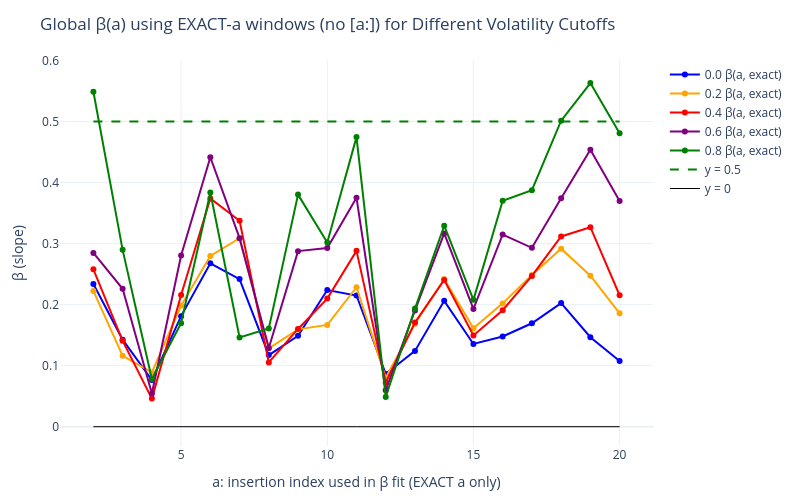

Notebook source saved alongside this figure:
### Code cell
import numpy as np
import pandas as pd
import plotly.graph_objects as go
from sklearn.linear_model import LinearRegression

# ===================== CONFIG =====================
DEBUG = True
MAX_IDS_TO_PRINT = 20
EXACT_MIN_POINTS = 2   # min points required to fit β at a given 'a'

# ===================== DEBUG HELPERS =====================
def _safe_col(points_df, preferred, fallbacks):
    if preferred in points_df.columns:
        return preferred
    for c in fallbacks:
        if c in points_df.columns:
            return c
    return None

def debug_points_df(points_df, tag=""):
    print(f"\n=== [DEBUG] points_df summary {tag} ===")
    if points_df is None:
        print("points_df is None")
        return

    print(f"shape: {points_df.shape}")
    print(f"columns: {list(points_df.columns)}")
    if len(points_df) == 0:
        print("points_df is EMPTY.")
        return

    with pd.option_context('display.max_columns', None, 'display.width', 120):
        print("head(3):")
        print(points_df.head(3))
        print("tail(3):")
        print(points_df.tail(3))

    na_counts = points_df.isna().sum()
    print("NA counts per column:")
    print(na_counts.to_dict())

    col_x = _safe_col(points_df, "log_qv", ["x", "log_QV", "log_qv"])
    col_y = _safe_col(points_df, "log_impact", ["y", "logImpact", "log_impact"])
    col_i = _safe_col(points_df, "ins_idx", ["insertion", "ins_idx", "insertion_idx", "idx"])

    if col_x:
        xvals = pd.to_numeric(points_df[col_x], errors="coerce").replace([np.inf, -np.inf], np.nan).dropna()
        if len(xvals):
            print(f"{col_x}: count={len(xvals)}, min={xvals.min():.6f}, max={xvals.max():.6f}, mean={xvals.mean():.6f}, std={xvals.std():.6f}")
        else:
            print(f"{col_x}: no valid numeric values")
    else:
        print("Could not find X column (log_qv / x / log_QV).")

    if col_y:
        yvals = pd.to_numeric(points_df[col_y], errors="coerce").replace([np.inf, -np.inf], np.nan).dropna()
        if len(yvals):
            print(f"{col_y}: count={len(yvals)}, min={yvals.min():.6f}, max={yvals.max():.6f}, mean={yvals.mean():.6f}, std={yvals.std():.6f}")
        else:
            print(f"{col_y}: no valid numeric values")
    else:
        print("Could not find Y column (log_impact / y / logImpact).")

    if col_i:
        ii = pd.to_numeric(points_df[col_i], errors="coerce").dropna().astype(int)
        if len(ii):
            print(f"{col_i}: min={ii.min()}, max={ii.max()}, unique_count={ii.nunique()}")
            expected = set(range(ii.min(), ii.max()+1))
            missing = sorted(list(expected.difference(set(ii.unique()))))
            if missing:
                print(f"{col_i}: missing indices in [{ii.min()}..{ii.max()}]: {missing[:30]}{' ...' if len(missing)>30 else ''}")
            else:
                print(f"{col_i}: contiguous in [{ii.min()}..{ii.max()}]")
        else:
            print(f"{col_i}: no valid indices")
    else:
        print("No insertion index column found (ins_idx / insertion_idx / idx).")

def recompute_full_beta(points_df):
    """OLS slope β over ALL points in points_df (if columns present)."""
    if points_df is None or len(points_df) < 2:
        return np.nan

    col_x = _safe_col(points_df, "log_qv", ["x", "log_QV", "log_qv"])
    col_y = _safe_col(points_df, "log_impact", ["y", "logImpact", "log_impact"])
    if (col_x is None) or (col_y is None):
        return np.nan

    X = pd.to_numeric(points_df[col_x], errors="coerce").replace([np.inf, -np.inf], np.nan)
    Y = pd.to_numeric(points_df[col_y], errors="coerce").replace([np.inf, -np.inf], np.nan)
    mask = X.notna() & Y.notna()
    X = X[mask].to_numpy().reshape(-1, 1)
    Y = Y[mask].to_numpy()
    if len(X) < 2:
        return np.nan
    lr = LinearRegression().fit(X, Y)
    return float(lr.coef_[0])

# ===================== EXACT-a BETA =====================
def compute_exact_betas(points_df, num_insertions):
    """
    β_exact(a): fit y = c + β x using ONLY points with insertion == a.
    Returns arrays (a_values, betas_exact, counts_at_a).
    """
    if points_df is None or len(points_df) == 0:
        return np.array([]), np.array([]), np.array([])

    if "insertion" not in points_df.columns or "x" not in points_df.columns or "y" not in points_df.columns:
        print("[ERROR] points_df must contain columns: 'insertion','x','y'")
        return np.array([]), np.array([]), np.array([])

    a_min = int(points_df["insertion"].min())
    a_max = int(min(points_df["insertion"].max(), num_insertions))
    a_vals, betas, counts = [], [], []

    lr = LinearRegression()
    for a in range(a_min, a_max + 1):
        sub = points_df[points_df["insertion"] == a]
        n = len(sub)
        if n >= EXACT_MIN_POINTS:
            X = sub["x"].to_numpy().reshape(-1, 1)
            y = sub["y"].to_numpy()
            lr.fit(X, y)
            beta = float(lr.coef_[0])
        else:
            beta = np.nan
        a_vals.append(a)
        betas.append(beta)
        counts.append(n)
    return np.array(a_vals), np.array(betas), np.array(counts)

def debug_exact_betas(points_df, a_vals, betas, counts, tag=""):
    print(f"\n=== [A-DEBUG exact-a] {tag} ===")
    if points_df is not None and len(points_df):
        ins_min, ins_max = int(points_df["insertion"].min()), int(points_df["insertion"].max())
        print(f"[A-DEBUG] insertion range in points_df: [{ins_min}..{ins_max}]")

    beta_full = recompute_full_beta(points_df)
    print(f"[A-DEBUG] β_full over ALL points = {np.round(beta_full, 6)}")

    # Print row per a (compact)
    for a, b, n in zip(a_vals, betas, counts):
        sub = points_df[points_df["insertion"] == a]
        used_ids = sub["sample_id"].unique() if "sample_id" in sub.columns else []
        x_min = np.round(sub["x"].min(), 6) if n else None
        x_max = np.round(sub["x"].max(), 6) if n else None
        y_min = np.round(sub["y"].min(), 6) if n else None
        y_max = np.round(sub["y"].max(), 6) if n else None
        print(
            f"[A-DEBUG] a={a:>2d} | used_points={n:<4d} | β_exact(a)={np.round(b, 6)} | "
            f"x∈[{x_min},{x_max}] y∈[{y_min},{y_max}] | samples_used={len(used_ids)}"
        )

# ================== YOUR PIPELINE (unchanged pieces you rely on) ==================
# Assumes you already have:
# - prepare_volatility_filtered_series(...)
# - global_beta_plot_from_raw(...)  -> we only use its points_df output
# - dicts: b_dict, m_dict
# - arrays/ints: all_series, x, hist_steps, gen_block, num_insertions

cutoffs = np.round(np.arange(0.0, 1.0, 0.2), 2)  # 0.0 .. 0.8 (since your prints show step=0.2)
filtered_sample_numbers = {}

for vcut in cutoffs:
    x_filt, all_series_filt, merged_filt, hist_steps_filt, gen_block_filt = prepare_volatility_filtered_series(
        merged, hist_msgs, n_gen_msgs, midprice_step_size, volatility_cutoff=vcut)
    filtered_sample_numbers[vcut] = list(merged_filt['id'])
    print(f"Cutoff {vcut}: {len(filtered_sample_numbers[vcut])} samples")

fig = go.Figure()
cutoff_colors = {
    0.0: "blue", 0.1: "cyan", 0.2: "orange", 0.3: "magenta", 0.4: "red",
    0.5: "brown", 0.6: "purple", 0.7: "gray", 0.8: "green", 0.9: "black"
}

# Ensure 0.0 first
ordered_cutoffs = sorted(filtered_sample_numbers.keys(), key=lambda x: (x != 0.0, x))

for vcut in ordered_cutoffs:
    sample_ids = filtered_sample_numbers[vcut]

    if DEBUG:
        print(f"\n=== [DEBUG] cutoff {vcut} ===")
        print(f"sample_ids[{len(sample_ids)}]: {sample_ids[:MAX_IDS_TO_PRINT]}{' ...' if len(sample_ids)>MAX_IDS_TO_PRINT else ''}")

    # Filter dicts to available keys
    b_dict_filt = {k: b_dict[k] for k in sample_ids if k in b_dict}
    m_dict_filt = {k: m_dict[k] for k in sample_ids if k in m_dict}

    if DEBUG:
        missing_b = set(sample_ids) - set(b_dict_filt.keys())
        missing_m = set(sample_ids) - set(m_dict_filt.keys())
        if missing_b:
            print(f"[WARN] missing {len(missing_b)} ids in b_dict: {sorted(list(missing_b))[:MAX_IDS_TO_PRINT]}{' ...' if len(missing_b)>MAX_IDS_TO_PRINT else ''}")
        if missing_m:
            print(f"[WARN] missing {len(missing_m)} ids in m_dict: {sorted(list(missing_m))[:MAX_IDS_TO_PRINT]}{' ...' if len(missing_m)>MAX_IDS_TO_PRINT else ''}")

    # We call your function just to get the unified points_df (with columns: sample_id, insertion, x, y)
    fig_cut, points_df = global_beta_plot_from_raw(
        b_dict_filt, m_dict_filt, all_series, x,
        hist_steps=hist_steps,
        gen_block=gen_block,
        num_insertions=num_insertions,
        beta_theory=0.5,
        samples_used=None,
        special_first=(79, 15),
        nbins_hist=30
    )

    if DEBUG:
        debug_points_df(points_df, tag=f"(cutoff={vcut})")

    # ---- NEW: compute β at EXACT insertion a (not [a:]) ----
    a_vals, betas_exact, counts_at_a = compute_exact_betas(points_df, num_insertions=num_insertions)

    if a_vals.size == 0:
        print(f"[WARN] no exact-a betas for cutoff {vcut}")
        continue

    if DEBUG:
        debug_exact_betas(points_df, a_vals, betas_exact, counts_at_a, tag=f"(cutoff={vcut})")

    label = f"0.0 β(a, exact)" if vcut == 0.0 else f"{vcut} β(a, exact)"
    fig.add_trace(go.Scatter(
        x=a_vals,
        y=betas_exact,
        mode="lines+markers",
        marker=dict(size=6),
        name=label,
        line=dict(color=cutoff_colors.get(vcut, None))
    ))

# Visual guides
if len(fig.data) > 0:
    a_values = fig.data[0].x
else:
    a_values = np.arange(0, max(1, num_insertions))

fig.add_trace(go.Scatter(
    x=[int(np.min(a_values)), int(np.max(a_values))],
    y=[0.5, 0.5],
    mode="lines",
    line=dict(color="green", dash="dash"),
    name="y = 0.5"
))
fig.add_trace(go.Scatter(
    x=[int(np.min(a_values)), int(np.max(a_values))],
    y=[0, 0],
    mode="lines",
    line=dict(color="black", width=1),
    name="y = 0"
))

fig.update_xaxes(title_text="a: insertion index used in β fit (EXACT a only)")
fig.update_yaxes(title_text="β (slope)")
fig.update_layout(
    title="Global β(a) using EXACT-a windows (no [a:]) for Different Volatility Cutoffs",
    template="plotly_white",
    width=800,
    height=500,
    margin=dict(t=60, r=30, b=50, l=60),
    legend=dict(orientation="v"),
)
fig.show()

### Figure 1 — Plotly figure (JSON) as saved in the notebook; plotly's stock layout.template omitted (floating-point values rounded to 4 significant figures)
{"data": [{"line": {"color": "blue"}, "marker": {"size": 6}, "mode": "lines+markers", "name": "0.0 β(a, exact)", "type": "scatter", "x": [2, 3, 4, 5, 6, 7, 8, 9, 10, 11, 12, 13, 14, 15, 16, 17, 18, 19, 20], "y": [0.2336, 0.1426, 0.07635, 0.1811, 0.2676, 0.2418, 0.1173, 0.1488, 0.2239, 0.2149, 0.08642, 0.1242, 0.2061, 0.1355, 0.1477, 0.1694, 0.2025, 0.1466, 0.1076]}, {"line": {"color": "orange"}, "marker": {"size": 6}, "mode": "lines+markers", "name": "0.2 β(a, exact)", "type": "scatter", "x": [2, 3, 4, 5, 6, 7, 8, 9, 10, 11, 12, 13, 14, 15, 16, 17, 18, 19, 20], "y": [0.2224, 0.1161, 0.08894, 0.1984, 0.2796, 0.3087, 0.1282, 0.1594, 0.1667, 0.2284, 0.08036, 0.1688, 0.2418, 0.1614, 0.202, 0.2486, 0.2916, 0.2473, 0.1857]}, {"line": {"color": "red"}, "marker": {"size": 6}, "mode": "lines+markers", "name": "0.4 β(a, exact)", "type": "scatter", "x": [2, 3, 4, 5, 6, 7, 8, 9, 10, 11, 12, 13, 14, 15, 16, 17, 18, 19, 20], "y": [0.2578, 0.1408, 0.04602, 0.2156, 0.374, 0.3373, 0.1052, 0.1601, 0.2098, 0.2881, 0.07242, 0.1706, 0.2404, 0.1494, 0.1908, 0.247, 0.3116, 0.3268, 0.2153]}, {"line": {"color": "purple"}, "marker": {"size": 6}, "mode": "lines+markers", "name": "0.6 β(a, exact)", "type": "scatter", "x": [2, 3, 4, 5, 6, 7, 8, 9, 10, 11, 12, 13, 14, 15, 16, 17, 18, 19, 20], "y": [0.2847, 0.2258, 0.05441, 0.2804, 0.4414, 0.3089, 0.1288, 0.2876, 0.2927, 0.3749, 0.05968, 0.1905, 0.3166, 0.1929, 0.3149, 0.293, 0.3743, 0.4538, 0.3696]}, {"line": {"color": "green"}, "marker": {"size": 6}, "mode": "lines+markers", "name": "0.8 β(a, exact)", "type": "scatter", "x": [2, 3, 4, 5, 6, 7, 8, 9, 10, 11, 12, 13, 14, 15, 16, 17, 18, 19, 20], "y": [0.5488, 0.2897, 0.07821, 0.1696, 0.3837, 0.1461, 0.161, 0.3802, 0.3017, 0.4744, 0.0487, 0.1935, 0.3292, 0.2078, 0.3702, 0.3875, 0.5012, 0.563, 0.4807]}, {"line": {"color": "green", "dash": "dash"}, "mode": "lines", "name": "y = 0.5", "type": "scatter", "x": [2, 20], "y": [0.5, 0.5]}, {"line": {"color": "black", "width": 1}, "mode": "lines", "name": "y = 0", "type": "scatter", "x": [2, 20], "y": [0, 0]}], "layout": {"height": 500, "legend": {"orientation": "v"}, "margin": {"b": 50, "l": 60, "r": 30, "t": 60}, "title": {"text": "Global β(a) using EXACT-a windows (no [a:]) for Different Volatility Cutoffs"}, "width": 800, "xaxis": {"title": {"text": "a: insertion index used in β fit (EXACT a only)"}}, "yaxis": {"title": {"text": "β (slope)"}}}}
